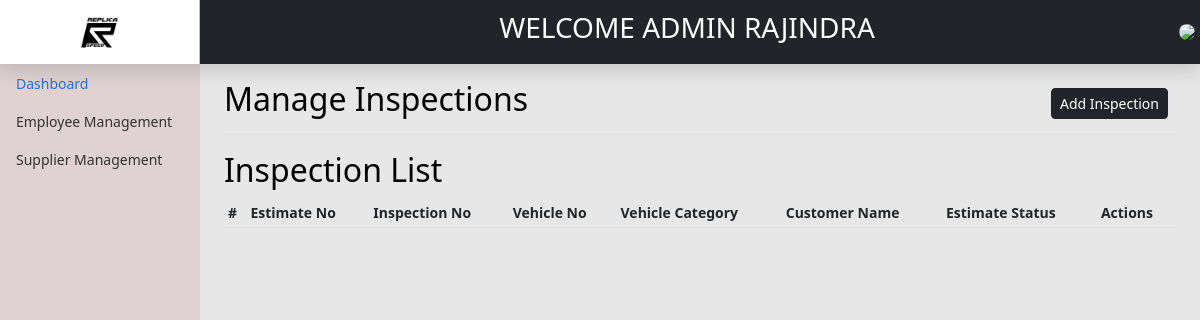
Page /backend/inspection/viewIEstimates.php (signed in) on the earlier database version.
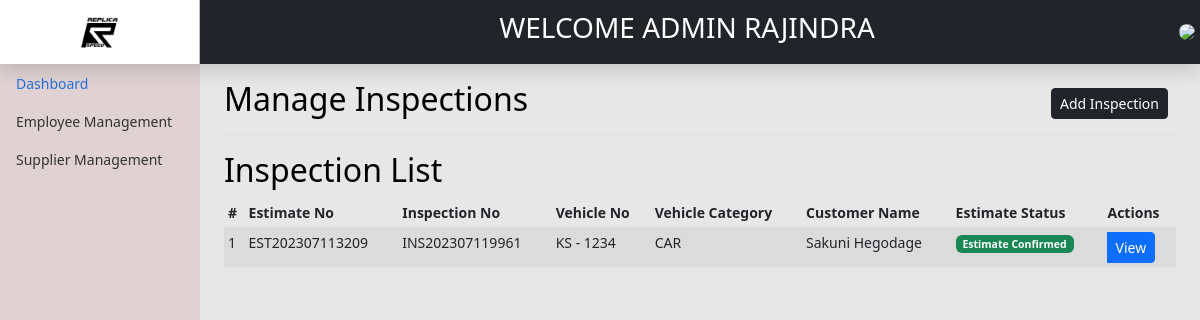
Same page on the later database version.
### tables this page shows
CREATE TABLE IF NOT EXISTS `estimate` (
  `EstimateID` int(11) NOT NULL AUTO_INCREMENT,
  `EstimateNo` varchar(255) NOT NULL,
  `InspectionId` int(11) NOT NULL,
  `EstimateStatus` int(1) NOT NULL,
  `AddUser` int(11) NOT NULL,
  `AddDate` date NOT NULL,
  `UpdateCustomer` int(11) DEFAULT NULL,
  `UpdateCusDate` date DEFAULT NULL,
  PRIMARY KEY (`EstimateID`)
);

CREATE TABLE IF NOT EXISTS `inspections` (
  `InspectionId` int(11) NOT NULL AUTO_INCREMENT,
  `InspectionNo` varchar(255) NOT NULL,
  `VehicleNo` varchar(255) NOT NULL,
  `CustomerName` varchar(255) NOT NULL,
  `Millege` varchar(255) NOT NULL,
  `FuelType` varchar(255) DEFAULT NULL,
  `inspectionNotes` varchar(255) DEFAULT NULL,
  `Status` int(1) NOT NULL,
  `AddUser` int(11) NOT NULL,
  `AddDate` date NOT NULL,
  `UpdateUser` int(11) DEFAULT NULL,
  `UpdateDate` date DEFAULT NULL,
  PRIMARY KEY (`InspectionId`)
);

CREATE TABLE IF NOT EXISTS `customervehicles` (
  `vehicleId` int(11) NOT NULL AUTO_INCREMENT,
  `CustomerID` int(11) NOT NULL,
  `VehicleModel` varchar(255) NOT NULL,
  `VehicleImage` varchar(255) NOT NULL,
  `VehicleType` int(11) NOT NULL,
  `registerLetter` varchar(20) NOT NULL,
  `RegistrationNo` varchar(255) NOT NULL,
  PRIMARY KEY (`vehicleId`)
);

CREATE TABLE IF NOT EXISTS `vehicle_catergories` (
  `VCatergoryId` int(11) NOT NULL AUTO_INCREMENT,
  `CatergoryName` varchar(10) NOT NULL,
  `CatergoryStatus` int(1) NOT NULL,
  `AddUser` int(10) NOT NULL,
  `AddDate` date NOT NULL,
  `UpdateUser` int(10) DEFAULT NULL,
  `UpdateDate` date DEFAULT NULL,
  PRIMARY KEY (`VCatergoryId`)
);

CREATE TABLE IF NOT EXISTS `customer` (
  `CustomerID` int(11) NOT NULL AUTO_INCREMENT,
  `Email` varchar(30) NOT NULL,
  `Password` varchar(255) NOT NULL,
  `NIC` varchar(12) NOT NULL,
  `FirstName` varchar(255) NOT NULL,
  `LastName` varchar(255) NOT NULL,
  `HouseNo` varchar(10) NOT NULL,
  `Lane` varchar(50) NOT NULL,
  `Street` varchar(50) NOT NULL,
  `City` varchar(20) NOT NULL,
  `Gender` varchar(10) NOT NULL,
  `Status` int(1) NOT NULL,
  `AddUser` int(11) DEFAULT NULL,
  `AddDate` date DEFAULT NULL,
  `UpdateUser` int(11) DEFAULT NULL,
  `UpdateDate` date DEFAULT NULL,
  PRIMARY KEY (`CustomerID`)
);

### backend/inspection/viewIEstimates.php (the view, shortened to what this page needs)
<?php include'../header.php'; ?>
<main class="col-md-9 ms-sm-auto col-lg-10 px-md-4">
    <div
        class="d-flex justify-content-between flex-wrap flex-md-nowrap align-items-center pt-3 pb-2 mb-3 border-bottom">
        <h1 class="h2">Manage Inspections</h1>
        <div class="btn-toolbar mb-2 mb-md-0">
            <div class="btn-group me-2">
                <a href="addInspectionRegCustomer.php" class="btn btn-sm btn-dark">Add Inspection</a>
            </div>
        </div>
    </div>
    <h2>Inspection List</h2>
    <div class="table-responsive">
        <?php
        $db = dbconn();
        $sql = "SELECT est.EstimateID,"
                . "est.EstimateNo,"
                . "est.AddDate,"
                . "est.InspectionId,"
                . "est.EstimateStatus,"
                . "ins.InspectionNo,"
                . "cv.registerLetter,"
                . "cv.RegistrationNo,"
                . "vc.CatergoryName,"
                . "cus.FirstName,"
                . "cus.LastName FROM estimate est "
                . "LEFT JOIN inspections ins ON ins.InspectionId=est.InspectionId "
                . "LEFT JOIN customervehicles cv ON ins.VehicleNo=cv.vehicleId "
                . "LEFT JOIN vehicle_catergories vc ON cv.VehicleType= vc.VCatergoryId "
                . "LEFT JOIN customer cus ON ins.CustomerName=cus.CustomerID "
                . "ORDER BY est.AddDate DESC;";
        $result = $db->query($sql);
        ?>
        <table class="table table-striped table-sm">
            <thead>
                <tr>
                    <th scope="col">#</th>
                    <th scope="col">Estimate No</th>
                    <th scope="col">Inspection No</th>
                    <th scope="col">Vehicle No</th>
                    <th scope="col">Vehicle Category</th>
                    <th scope="col">Customer Name</th>
                    <th scope="col">Estimate Status</th>
                    <th>Actions</th>
                </tr>
            </thead>
            <tbody>
                <?php
                if ($result->num_rows > 0) {
                    $n = 1;
                    while ($row = $result->fetch_assoc()) {
                        ?>
                        <tr>
                            <td><?= $n ?></td>
                            <td><?= $row['EstimateNo'] ?></td>
                            <td><?= $row['InspectionNo'] ?></td>
                            <td> <?= $row['registerLetter'] . ' - ' . $row['RegistrationNo'] ?></td>
                            <td><?= $row['CatergoryName'] ?> </td>
                            <td><?= $row['FirstName'] . ' ' . $row['LastName'] ?>
                            </td>
                            <td>
                                <?php
                                $EstimateStatus = $row['EstimateStatus'];
                                $statusDescription = '';
                                switch ($EstimateStatus) {
                                    case 1:
                                        $statusDescription = "Estimate Confirmed";
                                        $statusColor = "badge bg-success";
                                        break;
                                }
                                ?>
                                <span class='<?= $statusColor; ?>'><?= $statusDescription; ?> </span>
                            </td>
                            <td>
                                <form method='post' action="EstimateReport.php" class="btn-group">
                                    <button class="btn btn-primary btn-sm" type="submit" name="action" value="view">View</button>
                                </form>
                            </td>
                        </tr>
                        <?php
                        $n++;
                    }
                }
                ?>
            </tbody>
        </table>
    </div>
</main>
<?php include'../footer.php'; ?>

Differences in the rows shown:
added estimate: EstimateNo "EST202307113209", InspectionId.InspectionNo "INS202307119961", customervehicles.registerLetter "KS", customervehicles.RegistrationNo "1234", vehicle_catergories.CatergoryName "CAR", customer.FirstName "Sakuni", customer.LastName "Hegodage", EstimateStatus "Estimate Confirmed"
